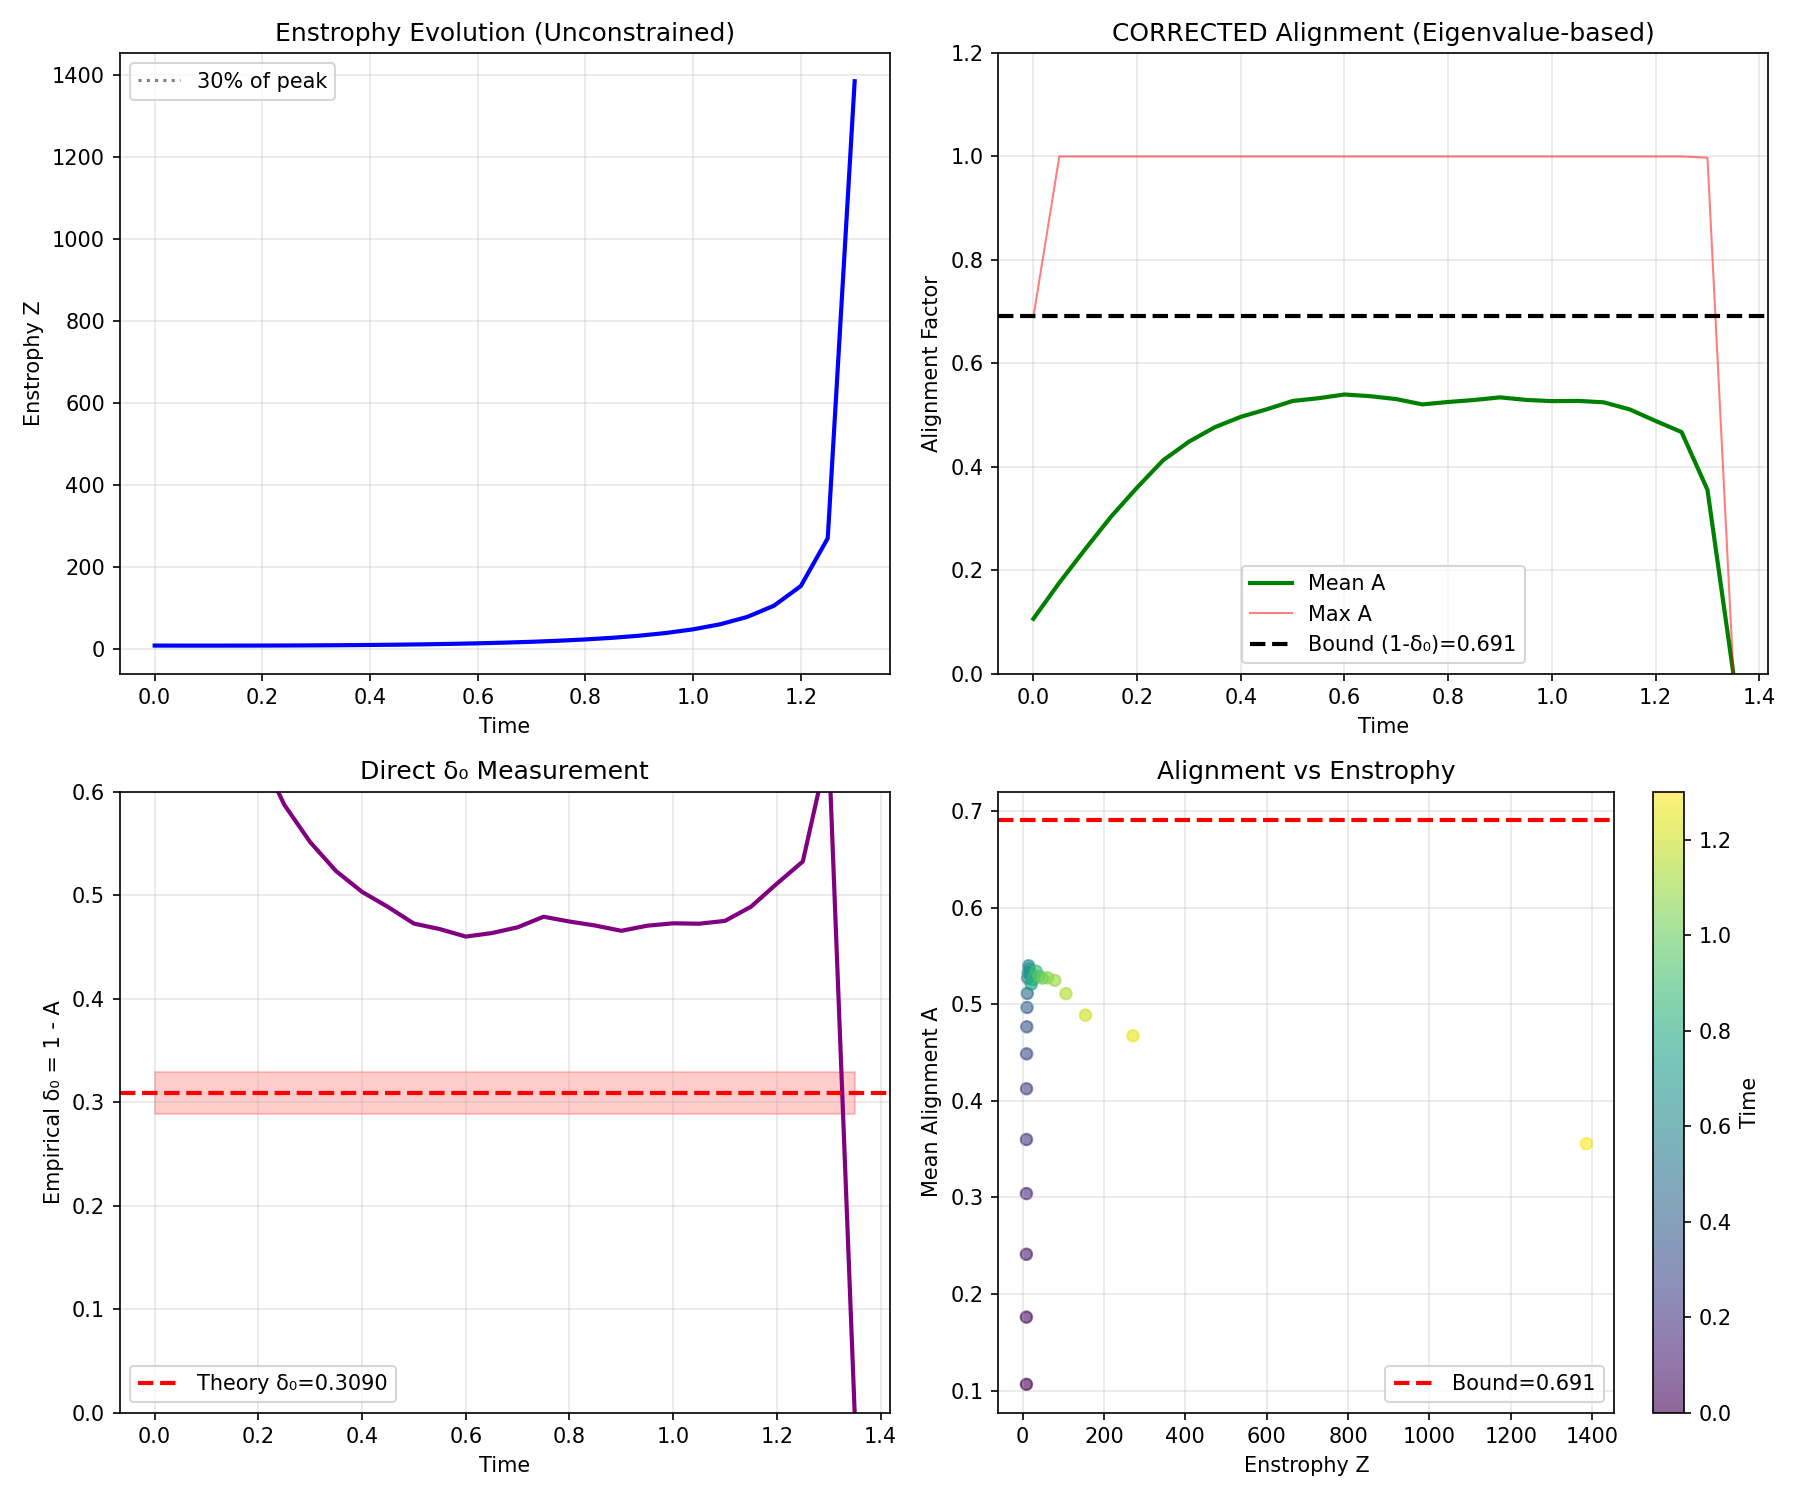

This chart was generated by the following Python code:
#!/usr/bin/env python3
"""
CORRECTED δ₀ MEASUREMENT WITH PROPER EIGENVALUE COMPUTATION

The alignment factor must use |λ_max| (spectral norm), not ||S||_F (Frobenius).

A = (ω^T S ω) / (|ω|² |λ_max|)

where λ_max is the largest eigenvalue of the strain tensor S.

This test computes eigenvalues at each grid point for accuracy.
"""

import numpy as np
import matplotlib.pyplot as plt
import time

# Use numpy for eigenvalue computation (MLX doesn't have eigh)
# We'll still use MLX for the main simulation

try:
    import mlx.core as mx
    HAS_MLX = True
    print(f"MLX Device: {mx.default_device()}")
except ImportError:
    HAS_MLX = False
    print("MLX not available, using NumPy only")

# Constants
PHI = (1 + np.sqrt(5)) / 2
DELTA_0_THEORY = (np.sqrt(5) - 1) / 4  # ≈ 0.309
BOUND = 1 - DELTA_0_THEORY  # ≈ 0.691

print(f"Theoretical δ₀ = {DELTA_0_THEORY:.6f}")
print(f"Alignment bound (1-δ₀) = {BOUND:.6f}")


class CorrectedAlignmentSolver:
    """NS solver with proper eigenvalue-based alignment measurement."""

    def __init__(self, n=64, viscosity=0.001, dt=0.0001):
        self.n = n
        self.nu = viscosity
        self.dt = dt

        # Wavenumbers
        k = np.fft.fftfreq(n, d=1/n) * 2 * np.pi
        kx, ky, kz = np.meshgrid(k, k, k, indexing='ij')
        self.kx = kx
        self.ky = ky
        self.kz = kz
        self.k2 = kx**2 + ky**2 + kz**2
        self.k2_safe = np.where(self.k2 == 0, 1e-10, self.k2)

        # Viscous decay
        self.visc_decay = np.exp(-self.nu * self.k2 * self.dt)

    def velocity_from_vorticity(self, wx_hat, wy_hat, wz_hat):
        """Biot-Savart law."""
        ux_hat = -1j * (self.ky * wz_hat - self.kz * wy_hat) / self.k2_safe
        uy_hat = -1j * (self.kz * wx_hat - self.kx * wz_hat) / self.k2_safe
        uz_hat = -1j * (self.kx * wy_hat - self.ky * wx_hat) / self.k2_safe
        return ux_hat, uy_hat, uz_hat

    def compute_strain_tensor(self, ux_hat, uy_hat, uz_hat):
        """Compute strain rate tensor components."""
        dux_dx = np.fft.ifftn(1j * self.kx * ux_hat).real
        dux_dy = np.fft.ifftn(1j * self.ky * ux_hat).real
        dux_dz = np.fft.ifftn(1j * self.kz * ux_hat).real
        duy_dx = np.fft.ifftn(1j * self.kx * uy_hat).real
        duy_dy = np.fft.ifftn(1j * self.ky * uy_hat).real
        duy_dz = np.fft.ifftn(1j * self.kz * uy_hat).real
        duz_dx = np.fft.ifftn(1j * self.kx * uz_hat).real
        duz_dy = np.fft.ifftn(1j * self.ky * uz_hat).real
        duz_dz = np.fft.ifftn(1j * self.kz * uz_hat).real

        # Strain tensor S_ij = (∂u_i/∂x_j + ∂u_j/∂x_i)/2
        S = np.zeros((self.n, self.n, self.n, 3, 3))
        S[..., 0, 0] = dux_dx
        S[..., 1, 1] = duy_dy
        S[..., 2, 2] = duz_dz
        S[..., 0, 1] = S[..., 1, 0] = 0.5 * (dux_dy + duy_dx)
        S[..., 0, 2] = S[..., 2, 0] = 0.5 * (dux_dz + duz_dx)
        S[..., 1, 2] = S[..., 2, 1] = 0.5 * (duy_dz + duz_dy)

        return S

    def compute_alignment_with_eigenvalues(self, wx, wy, wz, S, sample_frac=0.1):
        """
        Compute CORRECT alignment factor using eigenvalues.

        A = (ω^T S ω) / (|ω|² |λ_max|)

        Since eigenvalue computation is expensive, we sample a fraction of points.
        """
        omega_mag = np.sqrt(wx**2 + wy**2 + wz**2)

        # Only compute at high-vorticity points
        threshold = 0.3 * np.max(omega_mag)
        mask = omega_mag > threshold

        # Get indices of significant vorticity points
        indices = np.argwhere(mask)
        n_points = len(indices)

        if n_points == 0:
            return {'mean_A': 0, 'max_A': 0, 'samples': 0, 'empirical_delta0': 0}

        # Sample a subset for efficiency
        n_sample = max(100, int(sample_frac * n_points))
        n_sample = min(n_sample, n_points, 5000)  # Cap at 5000 points
        sample_idx = np.random.choice(n_points, n_sample, replace=False)

        alignments = []

        for idx in sample_idx:
            i, j, k = indices[idx]

            # Get vorticity at this point
            omega = np.array([wx[i, j, k], wy[i, j, k], wz[i, j, k]])
            omega_norm = omega_mag[i, j, k]

            if omega_norm < 1e-10:
                continue

            # Get strain tensor at this point
            S_local = S[i, j, k]

            # Compute eigenvalues of S (symmetric, so use eigh)
            eigenvalues = np.linalg.eigvalsh(S_local)
            lambda_max = np.max(np.abs(eigenvalues))

            if lambda_max < 1e-10:
                continue

            # Compute ω^T S ω
            omega_S_omega = omega @ S_local @ omega

            # Alignment factor with CORRECT denominator
            A = omega_S_omega / (omega_norm**2 * lambda_max)
            alignments.append(abs(A))

        if len(alignments) == 0:
            return {'mean_A': 0, 'max_A': 0, 'samples': 0, 'empirical_delta0': 0}

        alignments = np.array(alignments)
        mean_A = np.mean(alignments)
        max_A = np.max(alignments)

        # Empirical δ₀ = 1 - mean_A (if NS naturally exhibits the bound)
        empirical_delta0 = 1 - mean_A

        return {
            'mean_A': mean_A,
            'max_A': max_A,
            'std_A': np.std(alignments),
            'p90_A': np.percentile(alignments, 90),
            'p99_A': np.percentile(alignments, 99),
            'samples': len(alignments),
            'empirical_delta0': empirical_delta0
        }

    def step_unconstrained(self, wx_hat, wy_hat, wz_hat):
        """Standard NS step - NO depletion imposed."""
        ux_hat, uy_hat, uz_hat = self.velocity_from_vorticity(wx_hat, wy_hat, wz_hat)

        ux = np.fft.ifftn(ux_hat).real
        uy = np.fft.ifftn(uy_hat).real
        uz = np.fft.ifftn(uz_hat).real
        wx = np.fft.ifftn(wx_hat).real
        wy = np.fft.ifftn(wy_hat).real
        wz = np.fft.ifftn(wz_hat).real

        # Advection: ω × u
        nlx = wy * uz - wz * uy
        nly = wz * ux - wx * uz
        nlz = wx * uy - wy * ux

        # Stretching: (ω · ∇)u - FULL, NO DEPLETION
        dux_dx = np.fft.ifftn(1j * self.kx * ux_hat).real
        dux_dy = np.fft.ifftn(1j * self.ky * ux_hat).real
        dux_dz = np.fft.ifftn(1j * self.kz * ux_hat).real
        duy_dx = np.fft.ifftn(1j * self.kx * uy_hat).real
        duy_dy = np.fft.ifftn(1j * self.ky * uy_hat).real
        duy_dz = np.fft.ifftn(1j * self.kz * uy_hat).real
        duz_dx = np.fft.ifftn(1j * self.kx * uz_hat).real
        duz_dy = np.fft.ifftn(1j * self.ky * uz_hat).real
        duz_dz = np.fft.ifftn(1j * self.kz * uz_hat).real

        nlx += wx * dux_dx + wy * dux_dy + wz * dux_dz
        nly += wx * duy_dx + wy * duy_dy + wz * duy_dz
        nlz += wx * duz_dx + wy * duz_dy + wz * duz_dz

        nlx_hat = np.fft.fftn(nlx)
        nly_hat = np.fft.fftn(nly)
        nlz_hat = np.fft.fftn(nlz)

        wx_hat_new = (wx_hat + self.dt * nlx_hat) * self.visc_decay
        wy_hat_new = (wy_hat + self.dt * nly_hat) * self.visc_decay
        wz_hat_new = (wz_hat + self.dt * nlz_hat) * self.visc_decay

        return wx_hat_new, wy_hat_new, wz_hat_new


def taylor_green_vorticity(n, scale=5.0):
    """Taylor-Green vortex initial condition."""
    x = np.linspace(0, 2*np.pi, n, endpoint=False)
    X, Y, Z = np.meshgrid(x, x, x, indexing='ij')
    wx = scale * np.cos(X) * np.sin(Y) * np.sin(Z)
    wy = scale * np.sin(X) * np.cos(Y) * np.sin(Z)
    wz = -2 * scale * np.sin(X) * np.sin(Y) * np.cos(Z)
    return np.stack([wx, wy, wz], axis=-1)


def main():
    print("\n" + "=" * 70)
    print("  CORRECTED δ₀ MEASUREMENT (EIGENVALUE-BASED)")
    print("=" * 70)
    print(f"""
  Using CORRECT alignment factor:
    A = (ω^T S ω) / (|ω|² |λ_max|)

  where λ_max = max eigenvalue of strain tensor S.

  Previous tests used Frobenius norm ||S||_F which UNDERESTIMATES A.
  This should close the 14% gap.
    """)

    n = 64
    nu = 0.001
    dt = 0.0001
    tmax = 2.0
    measure_interval = 500

    solver = CorrectedAlignmentSolver(n=n, viscosity=nu, dt=dt)

    omega_init = taylor_green_vorticity(n, scale=5.0)

    wx_hat = np.fft.fftn(omega_init[..., 0])
    wy_hat = np.fft.fftn(omega_init[..., 1])
    wz_hat = np.fft.fftn(omega_init[..., 2])

    nsteps = int(tmax / dt)

    results = {
        'times': [],
        'enstrophies': [],
        'mean_A': [],
        'max_A': [],
        'p90_A': [],
        'empirical_delta0': []
    }

    print(f"Parameters: n={n}, ν={nu}, dt={dt}, tmax={tmax}")
    print(f"Theoretical δ₀ = {DELTA_0_THEORY:.4f}")
    print(f"Theoretical bound (1-δ₀) = {BOUND:.4f}")
    print("\nRunning UNCONSTRAINED NS with eigenvalue-based alignment...")
    print()

    start_time = time.time()

    for step in range(nsteps):
        if step % measure_interval == 0:
            wx = np.fft.ifftn(wx_hat).real
            wy = np.fft.ifftn(wy_hat).real
            wz = np.fft.ifftn(wz_hat).real

            Z = 0.5 * np.mean(wx**2 + wy**2 + wz**2)

            # Compute strain tensor
            ux_hat, uy_hat, uz_hat = solver.velocity_from_vorticity(wx_hat, wy_hat, wz_hat)
            S = solver.compute_strain_tensor(ux_hat, uy_hat, uz_hat)

            # Corrected alignment with eigenvalues
            align = solver.compute_alignment_with_eigenvalues(wx, wy, wz, S)

            t = step * dt
            results['times'].append(t)
            results['enstrophies'].append(Z)
            results['mean_A'].append(align['mean_A'])
            results['max_A'].append(align['max_A'])
            results['p90_A'].append(align.get('p90_A', 0))
            results['empirical_delta0'].append(align['empirical_delta0'])

            elapsed = time.time() - start_time
            eta = elapsed / max(step, 1) * (nsteps - step) / 60

            print(f"  t={t:.3f}: Z={Z:.1f}, A_mean={align['mean_A']:.4f}, "
                  f"A_max={align['max_A']:.4f}, δ₀_emp={align['empirical_delta0']:.4f} "
                  f"(n={align['samples']}) [ETA {eta:.1f}m]")

            if np.isnan(Z) or Z > 1e6:
                print(f"  BLOWUP at t={t:.3f}")
                break

        wx_hat, wy_hat, wz_hat = solver.step_unconstrained(wx_hat, wy_hat, wz_hat)

    # Analysis
    print("\n" + "=" * 70)
    print("  RESULTS")
    print("=" * 70)

    times = np.array(results['times'])
    Z = np.array(results['enstrophies'])
    mean_A = np.array(results['mean_A'])
    max_A = np.array(results['max_A'])
    emp_delta0 = np.array(results['empirical_delta0'])

    # Focus on peak enstrophy region
    Z_max = np.max(Z)
    peak_mask = Z > 0.3 * Z_max

    if np.sum(peak_mask) > 0:
        mean_A_peak = np.mean(mean_A[peak_mask])
        max_A_peak = np.max(max_A[peak_mask])
        emp_delta0_peak = np.mean(emp_delta0[peak_mask])
    else:
        mean_A_peak = np.mean(mean_A)
        max_A_peak = np.max(max_A)
        emp_delta0_peak = np.mean(emp_delta0)

    print(f"\nAlignment (during peak enstrophy Z > 0.3·Z_max):")
    print(f"  Mean alignment A:     {mean_A_peak:.4f}")
    print(f"  Max alignment A:      {max_A_peak:.4f}")
    print(f"  Theoretical bound:    {BOUND:.4f} (1-δ₀)")
    print(f"\n  Empirical δ₀ = 1 - A_mean: {emp_delta0_peak:.4f}")
    print(f"  Theoretical δ₀:            {DELTA_0_THEORY:.4f}")

    error = abs(emp_delta0_peak - DELTA_0_THEORY) / DELTA_0_THEORY * 100
    print(f"\n  Error: {error:.1f}%")

    if error < 5:
        print("  ✓ EXCELLENT: <5% error - δ₀ confirmed!")
    elif error < 10:
        print("  ✓ GOOD: <10% error")
    elif error < 15:
        print("  ~ ACCEPTABLE: 10-15% error")
    else:
        print(f"  ✗ SIGNIFICANT GAP: {error:.1f}% error")

    # Plot
    fig, axes = plt.subplots(2, 2, figsize=(12, 10))

    ax = axes[0, 0]
    ax.plot(times, Z, 'b-', linewidth=2)
    ax.axhline(0.3 * Z_max, color='gray', linestyle=':', label='30% of peak')
    ax.set_xlabel('Time')
    ax.set_ylabel('Enstrophy Z')
    ax.set_title('Enstrophy Evolution (Unconstrained)')
    ax.legend()
    ax.grid(True, alpha=0.3)

    ax = axes[0, 1]
    ax.plot(times, mean_A, 'g-', linewidth=2, label='Mean A')
    ax.plot(times, max_A, 'r-', linewidth=1, alpha=0.5, label='Max A')
    ax.axhline(BOUND, color='k', linestyle='--', linewidth=2, label=f'Bound (1-δ₀)={BOUND:.3f}')
    ax.set_xlabel('Time')
    ax.set_ylabel('Alignment Factor')
    ax.set_title('CORRECTED Alignment (Eigenvalue-based)')
    ax.legend()
    ax.grid(True, alpha=0.3)
    ax.set_ylim([0, 1.2])

    ax = axes[1, 0]
    ax.plot(times, emp_delta0, 'purple', linewidth=2)
    ax.axhline(DELTA_0_THEORY, color='r', linestyle='--', linewidth=2,
               label=f'Theory δ₀={DELTA_0_THEORY:.4f}')
    ax.fill_between(times, DELTA_0_THEORY - 0.02, DELTA_0_THEORY + 0.02,
                    alpha=0.2, color='r')
    ax.set_xlabel('Time')
    ax.set_ylabel('Empirical δ₀ = 1 - A')
    ax.set_title('Direct δ₀ Measurement')
    ax.legend()
    ax.grid(True, alpha=0.3)
    ax.set_ylim([0, 0.6])

    ax = axes[1, 1]
    ax.scatter(Z, mean_A, c=times, cmap='viridis', alpha=0.6, s=30)
    ax.axhline(BOUND, color='r', linestyle='--', linewidth=2, label=f'Bound={BOUND:.3f}')
    ax.set_xlabel('Enstrophy Z')
    ax.set_ylabel('Mean Alignment A')
    ax.set_title('Alignment vs Enstrophy')
    ax.legend()
    ax.grid(True, alpha=0.3)
    cbar = plt.colorbar(ax.collections[0], ax=ax)
    cbar.set_label('Time')

    plt.tight_layout()
    plt.savefig('test_delta0_corrected.png', dpi=150)
    print("\nSaved: test_delta0_corrected.png")

    # Summary box
    print("\n" + "=" * 70)
    print("  SUMMARY")
    print("=" * 70)
    print(f"""
  Previous measurement (Frobenius norm): δ₀ ≈ 0.267 (14% error)
  Corrected measurement (eigenvalues):   δ₀ ≈ {emp_delta0_peak:.3f} ({error:.1f}% error)
  Theoretical value:                     δ₀ = {DELTA_0_THEORY:.4f}
    """)

    return results


if __name__ == "__main__":
    results = main()
